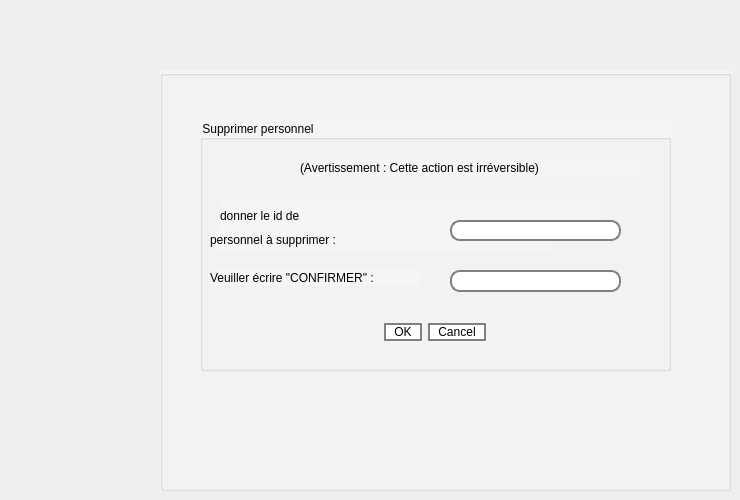
    <widget class="QWidget" name="page_4">
     <widget class="QGroupBox" name="groupBox_16">
      <property name="geometry">
       <rect>
        <x>160</x>
        <y>70</y>
        <width>571</width>
        <height>421</height>
       </rect>
      </property>
      <property name="styleSheet">
       <string notr="true">background-color: rgb(245, 245, 245);</string>
      </property>
      <property name="title">
       <string/>
      </property>
      <widget class="QGroupBox" name="groupBox_7">
       <property name="geometry">
        <rect>
         <x>40</x>
         <y>50</y>
         <width>471</width>
         <height>251</height>
        </rect>
       </property>
       <property name="title">
        <string>Supprimer personnel</string>
       </property>
       <widget class="QLabel" name="label_24">
        <property name="geometry">
         <rect>
          <x>20</x>
          <y>80</y>
          <width>381</width>
          <height>31</height>
         </rect>
        </property>
        <property name="text">
         <string>donner le id de </string>
        </property>
       </widget>
       <widget class="QLabel" name="label_25">
        <property name="geometry">
         <rect>
          <x>100</x>
          <y>40</y>
          <width>341</width>
          <height>16</height>
         </rect>
        </property>
        <property name="text">
         <string>(Avertissement : Cette action est irréversible)</string>
        </property>
       </widget>
       <widget class="QLabel" name="label_26">
        <property name="geometry">
         <rect>
          <x>10</x>
          <y>150</y>
          <width>211</width>
          <height>16</height>
         </rect>
        </property>
        <property name="text">
         <string>Veuiller écrire &quot;CONFIRMER&quot; :</string>
        </property>
       </widget>
       <widget class="QLineEdit" name="lineEdit_5">
        <property name="geometry">
         <rect>
          <x>250</x>
          <y>150</y>
          <width>171</width>
          <height>22</height>
         </rect>
        </property>
        <property name="styleSheet">
         <string notr="true">background-color:rgb(255, 255, 255); 
font: 8pt &quot;Arial&quot;;
border: 2px solid gray; 
border-radius: 10px; 
padding: 0 8px; 
selection-background-color: darkgray; 
</string>
        </property>
       </widget>
       <widget class="QDialogButtonBox" name="buttonBox_3">
        <property name="geometry">
         <rect>
          <x>130</x>
          <y>200</y>
          <width>156</width>
          <height>24</height>
         </rect>
        </property>
        <property name="styleSheet">
         <string notr="true">background-color:rgb(255, 255, 255); 
font: 8pt &quot;Arial&quot;;
border: 2px solid gray; 
border-radius: 10px; 
padding: 0 8px; 
selection-background-color: darkgray; 
</string>
        </property>
        <property name="standardButtons">
         <set>QDialogButtonBox::Cancel|QDialogButtonBox::Ok</set>
        </property>
       </widget>
       <widget class="QLabel" name="label">
        <property name="geometry">
         <rect>
          <x>10</x>
          <y>110</y>
          <width>341</width>
          <height>20</height>
         </rect>
        </property>
        <property name="text">
         <string>personnel à supprimer :</string>
        </property>
       </widget>
       <widget class="QLineEdit" name="lineEdit_6">
        <property name="geometry">
         <rect>
          <x>250</x>
          <y>100</y>
          <width>171</width>
          <height>21</height>
         </rect>
        </property>
        <property name="styleSheet">
         <string notr="true">background-color:rgb(255, 255, 255); 
font: 8pt &quot;Arial&quot;;
border: 2px solid gray; 
border-radius: 10px; 
padding: 0 8px; 
selection-background-color: darkgray; 
</string>
        </property>
       </widget>
      </widget>
     </widget>
    </widget>
